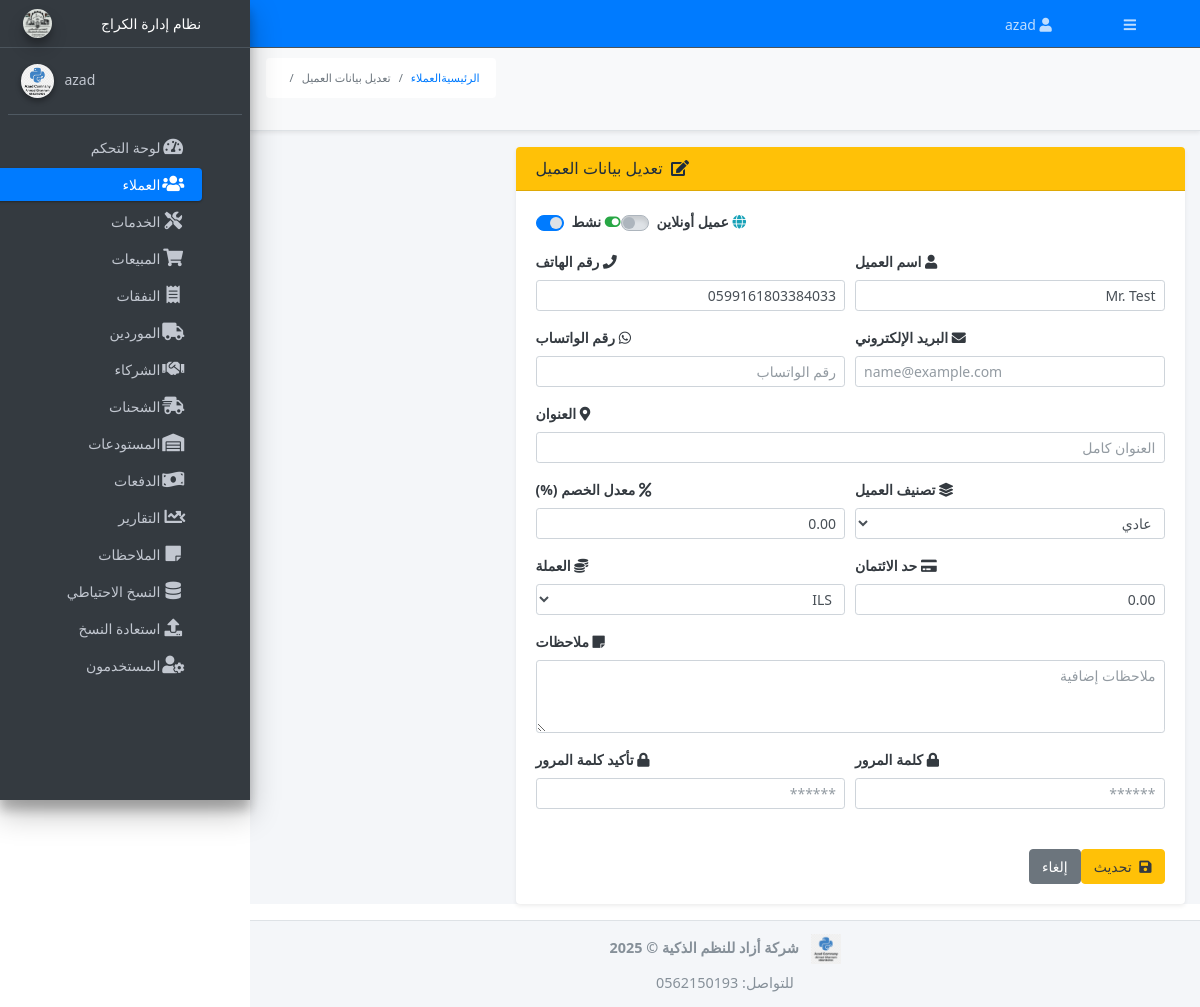
The app's page /customers/2/edit (signed in), older data.
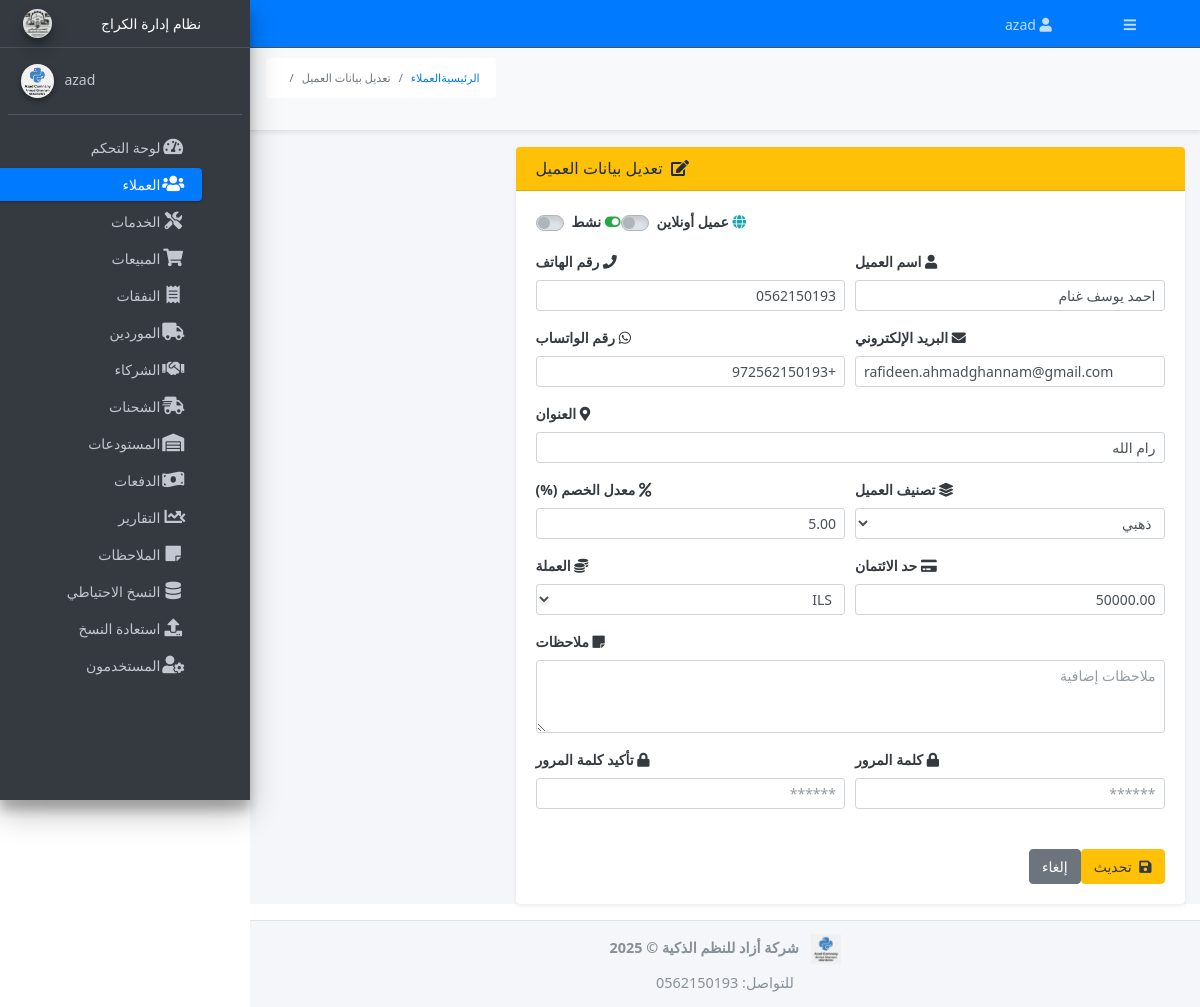
The same page, newer data.
### models.py (models this page shows, shortened)
class TimestampMixin:
    created_at = db.Column(db.DateTime, default=datetime.utcnow, nullable=False, index=True)
    updated_at = db.Column(db.DateTime, default=datetime.utcnow, onupdate=datetime.utcnow, nullable=False, index=True)

class AuditMixin:
    @classmethod
    def __declare_last__(cls):
        from sqlalchemy import inspect, event as _evt
        @_evt.listens_for(cls, "before_update", propagate=True)
        def _capture_prev_state(mapper, connection, target):
            try:
                insp = inspect(target)
                prev = {}
                for attr in mapper.column_attrs:
                    hist = insp.attrs[attr.key].history
                    if hist.has_changes() and hist.deleted:
                        prev[attr.key] = hist.deleted[0]
                setattr(target, "_previous_state", prev)
            except Exception:
                setattr(target, "_previous_state", {})

class Customer(db.Model, UserMixin, TimestampMixin, AuditMixin):
    __tablename__ = "customers"
    id           = Column(Integer, primary_key=True)
    name         = Column(String(100), nullable=False)
    phone        = Column(String(20), unique=True, nullable=False)
    whatsapp     = Column(String(20), nullable=False)
    email        = Column(String(120), unique=True, nullable=False)
    address      = Column(String(200))
    password_hash = Column(String(128))
    category     = Column(String(20), default="عادي")
    notes        = Column(Text)
    is_active    = Column(Boolean, default=True)
    is_online    = Column(Boolean, default=False)
    credit_limit = Column(Numeric(12, 2), default=0)
    discount_rate = Column(Numeric(5, 2), default=0)
    currency     = Column(String(10), default="ILS", nullable=False)
    sales            = relationship("Sale", back_populates="customer")
    preorders        = relationship("PreOrder", back_populates="customer")
    invoices         = relationship("Invoice", back_populates="customer")
    payments         = relationship("Payment", back_populates="customer")
    service_requests = relationship("ServiceRequest", back_populates="customer")
    online_carts     = relationship("OnlineCart", back_populates="customer")
    online_preorders = relationship("OnlinePreOrder", back_populates="customer")
    __table_args__ = (
        db.Index("ix_customers_active_online", "is_active", "is_online"),
        db.Index("ix_customers_name", "name"),
    )
    @property
    def password(self):
        raise AttributeError("Password access not allowed")
    @hybrid_property
    def total_invoiced(self):
        return float(
            db.session.query(func.coalesce(func.sum(Invoice.total_amount), 0))
            .filter(Invoice.customer_id == self.id)
            .scalar()
        )
    @hybrid_property
    def total_paid(self):
        return float(
            db.session.query(func.coalesce(func.sum(Payment.total_amount), 0))
            .filter(
                Payment.customer_id == self.id,
                Payment.direction == PaymentDirection.INCOMING.value,
                Payment.status == PaymentStatus.COMPLETED.value,
            )
            .scalar()
        )

### routes/customers.py (the view, shortened to what this page needs)
@customers_bp.route('/<int:customer_id>/edit', methods=['GET', 'POST'], endpoint='edit_customer')
@login_required
@permission_required('manage_customers')
def edit_customer(customer_id):
    cust = db.session.get(Customer, customer_id) or abort(404)
    form = CustomerForm(obj=cust)
    return render_template('customers/edit.html', form=form, customer=cust)

### app.py (called while the page is built, shortened)
@login_manager.user_loader
def load_user(user_id):
    from sqlalchemy.orm import joinedload, lazyload
    from sqlalchemy import select
    uid_str = str(user_id or "").strip()
    try:
        ident = int(uid_str)
    except Exception:
        return None
    stmt_user = (
        select(User)
        .options(joinedload(User.role).joinedload(Role.permissions))
        .where(User.id == ident)
    )
    user = db.session.execute(stmt_user).unique().scalar_one_or_none()
    if user:
        return user
    stmt_cust = select(Customer).options(lazyload("*")).where(Customer.id == ident)
    return db.session.execute(stmt_cust).scalar_one_or_none()

### models.py (called while the page is built, shortened)
    @property
    def is_active(self):
        return bool(self._is_active)

    def has_permission(self, name: str) -> bool:
        target = (name or "").strip().lower()
        if not target:
            return False
        try:
            super_roles = set(SUPER_ROLES)
        except Exception:
            super_roles = set()
        role_name = (getattr(self.role, "name", "") or "").strip().lower()
        if role_name in super_roles:
            return True

### templates/customers/edit.html (shortened to what the changed rows need)
{% extends 'base.html' %}
{% block content %}
<div class="content-wrapper">
  <div class="card shadow-sm rounded">
    <div class="card-body">
      <form id="customer-edit-form"
            method="post"
            action="{{ url_for('customers_bp.edit_customer', customer_id=customer.id) }}"
            novalidate>
        <div class="form-row">
          <div class="form-group col-md-6">
            <label for="{{ form.name.id }}"><i class="fas fa-user"></i> اسم العميل</label>
            {{ form.name(class="form-control form-control-sm", placeholder="أدخل اسم العميل", required=True) }}
          </div>
          <div class="form-group col-md-6">
            <label for="{{ form.phone.id }}"><i class="fas fa-phone"></i> رقم الهاتف</label>
            {{ form.phone(class="form-control form-control-sm", placeholder="05XXXXXXXX", inputmode="tel") }}
          </div>
        </div>
        <div class="form-row">
          <div class="form-group col-md-6">
            <label for="{{ form.email.id }}"><i class="fas fa-envelope"></i> البريد الإلكتروني</label>
            {{ form.email(class="form-control form-control-sm" + (' is-invalid' if form.email.errors else ''), type="email", inputmode="email", dir="ltr", placeholder="name@example.com", pattern="^[^\\s@]+@[^\\s@]+\\.[^\\s@]+$", required=True) }}
          </div>
          <div class="form-group col-md-6">
            <label for="{{ form.whatsapp.id }}"><i class="fab fa-whatsapp"></i> رقم الواتساب</label>
            {{ form.whatsapp(class="form-control form-control-sm", placeholder="رقم الواتساب", inputmode="tel") }}
          </div>
        </div>
        <div class="form-group">
          <label for="{{ form.address.id }}"><i class="fas fa-map-marker-alt"></i> العنوان</label>
          {{ form.address(class="form-control form-control-sm", placeholder="العنوان كامل") }}
        </div>
        <div class="form-row">
          <div class="form-group col-md-6">
            <label for="{{ form.category.id }}"><i class="fas fa-layer-group"></i> تصنيف العميل</label>
            {{ form.category(class="form-control form-control-sm") }}
          </div>
          <div class="form-group col-md-6">
            <label for="{{ form.discount_rate.id }}"><i class="fas fa-percent"></i> معدل الخصم (%)</label>
            {{ form.discount_rate(class="form-control form-control-sm", placeholder="0 - 100", step="0.01", min="0", max="100") }}
          </div>
        </div>
        <div class="form-row">
          <div class="form-group col-md-6">
            <label for="{{ form.credit_limit.id }}"><i class="fas fa-credit-card"></i> حد الائتمان</label>
            {{ form.credit_limit(class="form-control form-control-sm", placeholder="0.00", step="0.01", min="0") }}
          </div>
          <div class="form-group col-md-6">
            <label for="{{ form.currency.id }}"><i class="fas fa-coins"></i> العملة</label>
            {{ form.currency(class="form-control form-control-sm") }}
          </div>
        </div>
        <div class="form-group">
          <label for="{{ form.notes.id }}"><i class="fas fa-sticky-note"></i> ملاحظات</label>
          {{ form.notes(class="form-control form-control-sm", rows="3", placeholder="ملاحظات إضافية") }}
        </div>
      </form>
    </div>
  </div>
</div>
{% endblock %}

Row changes from the older to the newer data that the page shows:
changed Customer "ILS": name "Mr. Test" → "احمد يوسف غنام"; phone "0599161803384033" → "0562150193"; email (not shown) → "rafideen.ahmadghannam@gmail.com"; whatsapp (not shown) → "+972562150193"; address (not shown) → "رام الله"; category "عادي" → "ذهبي"; discount_rate "0.00" → "5.00"; credit_limit "0.00" → "50000.00"
